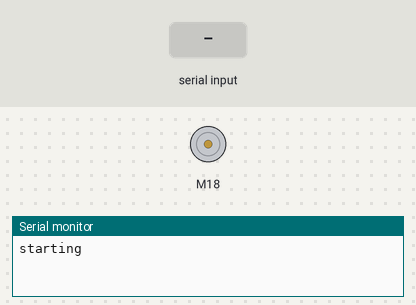
A sketch run on a simulated Arduino Uno, built with avr-gcc and run on an emulated ATmega328P. Shown: DC motor (green arrow = forward, orange = backward, longer = faster), the last lines printed to the serial monitor. The inputs (shaded band) are chosen by the test bench.

Above: at 1.2 s.
1.3 s: "start" received over Serial
At 2.5 s:
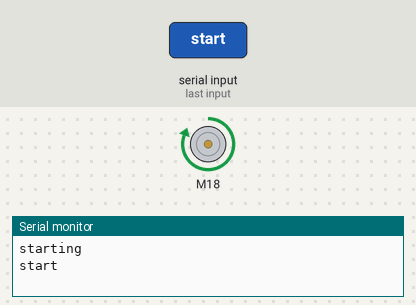
2.8 s: "stop" received over Serial
At 3.8 s:
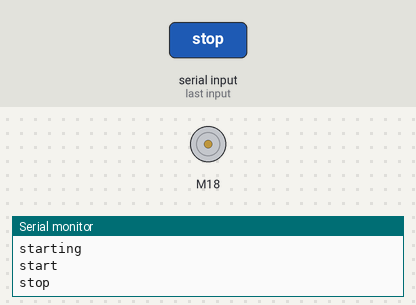
Timing chart, 0 to 5.8 s (numbered marks = the images above; inputs shaded):
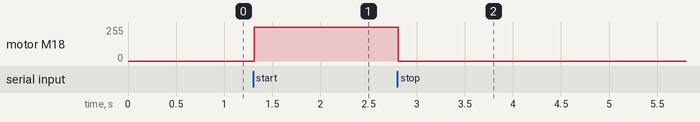

The sketch:

adafruit_motor_breakout_test.ino
```cpp
#include <SparkFun_TB6612.h>

#define PWMA 23
#define AIN2 19
#define AIN1 18
#define STBY 17

#define PWMB 22
#define BIN2 16
#define BIN1 15

const int offset = 1;
Motor motor_l = Motor(AIN1, AIN2, PWMA, offset, STBY);

String readString;

void setup()
{
  Serial.begin(115200);
  Serial.println("starting");
}

void loop()
{
  while (Serial.available()) {
    char c = Serial.read(); // gets one byte from serial buffer
    readString += c; //makes the string readString
    delay(2); //slow looping to allow buffer to fill with next character
  }
  if (readString.length() > 0) {
    Serial.println(readString);
  }

  if (readString == "start") {
    motor_l.drive(255,1000);
  }
  else if (readString == "stop") {
    motor_l.brake();
  }
  readString = "";
}
```

Measured:
- after the input at 1.3 s, motor M18: stopped → forward 255/255 at once
- after the input at 2.8 s, motor M18: forward 255/255 → stopped at once
